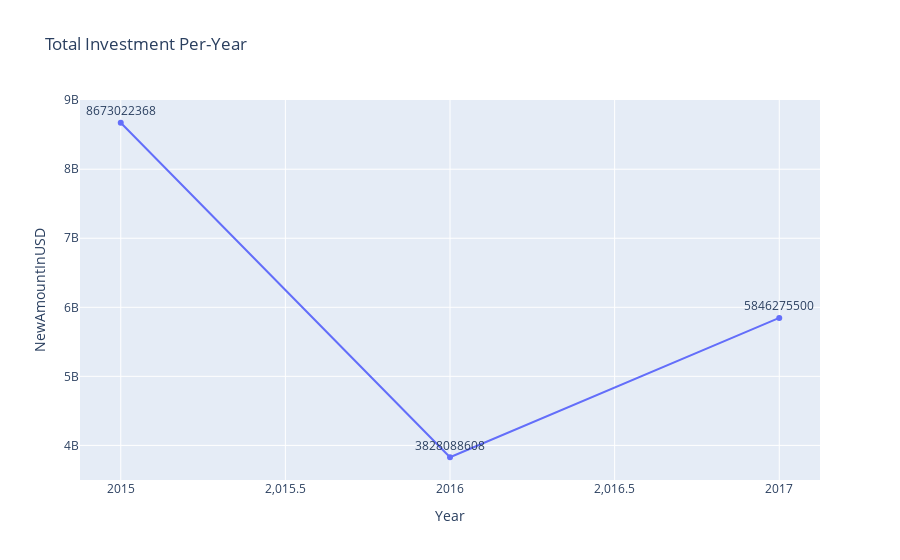

Notebook code for this chart:
### Markdown cell above
## Total Investment Per-Year

### Code cell
df = startup_prac.groupby("Year")['NewAmountInUSD'].sum().reset_index()
fig = px.line(df, x="Year", y="NewAmountInUSD", title="Total Investment Per-Year",text='NewAmountInUSD',markers=True)
fig.update_traces(textposition='top center')

### Figure 1 — Plotly figure (JSON) as saved in the notebook; plotly's stock layout.template omitted (floating-point values rounded to 4 significant figures)
{"data": [{"hovertemplate": "Year=%{x}<br>NewAmountInUSD=%{text}<extra></extra>", "legendgroup": "", "line": {"color": "#636efa", "dash": "solid"}, "marker": {"symbol": "circle"}, "mode": "lines+markers+text", "name": "", "orientation": "v", "showlegend": false, "text": [8673022368, 3828088608, 5846275500], "textposition": "top center", "type": "scatter", "x": [2015, 2016, 2017], "xaxis": "x", "y": [8673022368, 3828088608, 5846275500], "yaxis": "y"}], "layout": {"legend": {"tracegroupgap": 0}, "title": {"text": "Total Investment Per-Year"}, "xaxis": {"anchor": "y", "domain": [0, 1], "title": {"text": "Year"}}, "yaxis": {"anchor": "x", "domain": [0, 1], "title": {"text": "NewAmountInUSD"}}}}
